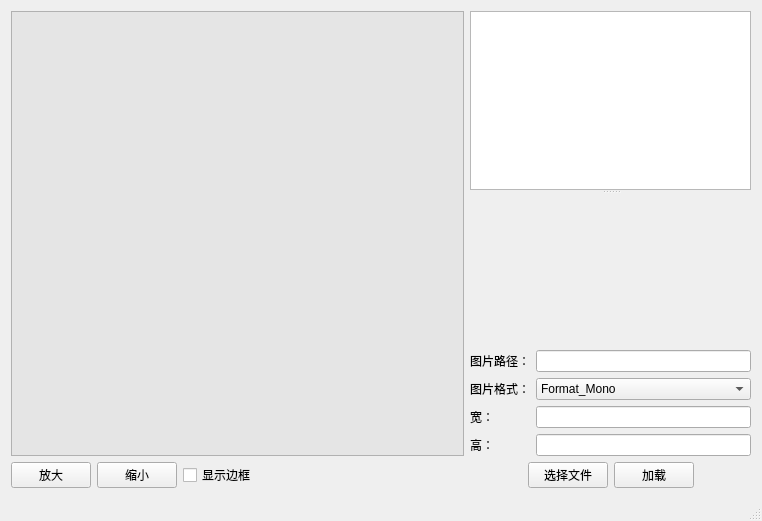
<?xml version="1.0" encoding="UTF-8"?>
<ui version="4.0">
 <class>MainWindow</class>
 <widget class="QMainWindow" name="MainWindow">
  <property name="geometry">
   <rect>
    <x>0</x>
    <y>0</y>
    <width>762</width>
    <height>521</height>
   </rect>
  </property>
  <property name="windowTitle">
   <string>MainWindow</string>
  </property>
  <widget class="QWidget" name="centralWidget">
   <layout class="QHBoxLayout" name="horizontalLayout_3" stretch="1,0">
    <item>
     <layout class="QVBoxLayout" name="verticalLayout">
      <item>
       <widget class="XYImageShower" name="show">
        <property name="sizePolicy">
         <sizepolicy hsizetype="Expanding" vsizetype="Expanding">
          <horstretch>0</horstretch>
          <verstretch>0</verstretch>
         </sizepolicy>
        </property>
        <property name="styleSheet">
         <string notr="true">background-color: rgb(229, 229, 229);</string>
        </property>
        <property name="frameShape">
         <enum>QFrame::StyledPanel</enum>
        </property>
        <property name="frameShadow">
         <enum>QFrame::Raised</enum>
        </property>
       </widget>
      </item>
      <item>
       <layout class="QHBoxLayout" name="horizontalLayout">
        <item>
         <widget class="QPushButton" name="pushButton">
          <property name="text">
           <string>放大</string>
          </property>
         </widget>
        </item>
        <item>
         <widget class="QPushButton" name="pushButton_2">
          <property name="text">
           <string>缩小</string>
          </property>
         </widget>
        </item>
        <item>
         <widget class="QCheckBox" name="checkBox">
          <property name="text">
           <string>显示边框</string>
          </property>
         </widget>
        </item>
        <item>
         <spacer name="horizontalSpacer">
          <property name="orientation">
           <enum>Qt::Horizontal</enum>
          </property>
          <property name="sizeHint" stdset="0">
           <size>
            <width>40</width>
            <height>20</height>
           </size>
          </property>
         </spacer>
        </item>
       </layout>
      </item>
     </layout>
    </item>
    <item>
     <layout class="QGridLayout" name="gridLayout">
      <item row="3" column="1">
       <widget class="QLineEdit" name="width">
        <property name="sizePolicy">
         <sizepolicy hsizetype="MinimumExpanding" vsizetype="Fixed">
          <horstretch>0</horstretch>
          <verstretch>0</verstretch>
         </sizepolicy>
        </property>
       </widget>
      </item>
      <item row="4" column="0">
       <widget class="QLabel" name="label_3">
        <property name="text">
         <string>高：</string>
        </property>
       </widget>
      </item>
      <item row="5" column="0" colspan="2">
       <layout class="QHBoxLayout" name="horizontalLayout_2">
        <item>
         <spacer name="horizontalSpacer_2">
          <property name="orientation">
           <enum>Qt::Horizontal</enum>
          </property>
          <property name="sizeHint" stdset="0">
           <size>
            <width>40</width>
            <height>20</height>
           </size>
          </property>
         </spacer>
        </item>
        <item>
         <widget class="QPushButton" name="pushButton_3">
          <property name="text">
           <string>选择文件</string>
          </property>
         </widget>
        </item>
        <item>
         <widget class="QPushButton" name="pushButton_4">
          <property name="text">
           <string>加载</string>
          </property>
         </widget>
        </item>
        <item>
         <spacer name="horizontalSpacer_3">
          <property name="orientation">
           <enum>Qt::Horizontal</enum>
          </property>
          <property name="sizeHint" stdset="0">
           <size>
            <width>40</width>
            <height>20</height>
           </size>
          </property>
         </spacer>
        </item>
       </layout>
      </item>
      <item row="1" column="1">
       <widget class="QLineEdit" name="imagepath"/>
      </item>
      <item row="2" column="0">
       <widget class="QLabel" name="label">
        <property name="text">
         <string>图片格式：</string>
        </property>
       </widget>
      </item>
      <item row="3" column="0">
       <widget class="QLabel" name="label_2">
        <property name="text">
         <string>宽：</string>
        </property>
       </widget>
      </item>
      <item row="2" column="1">
       <widget class="QComboBox" name="comboBox">
        <property name="sizePolicy">
         <sizepolicy hsizetype="MinimumExpanding" vsizetype="Fixed">
          <horstretch>0</horstretch>
          <verstretch>0</verstretch>
         </sizepolicy>
        </property>
        <item>
         <property name="text">
          <string>Format_Mono</string>
         </property>
        </item>
        <item>
         <property name="text">
          <string>Format_MonoLSB</string>
         </property>
        </item>
        <item>
         <property name="text">
          <string>Format_Indexed8</string>
         </property>
        </item>
        <item>
         <property name="text">
          <string>Format_RGB32</string>
         </property>
        </item>
        <item>
         <property name="text">
          <string>Format_ARGB32</string>
         </property>
        </item>
        <item>
         <property name="text">
          <string>Format_ARGB32_Premultiplied</string>
         </property>
        </item>
        <item>
         <property name="text">
          <string>Format_RGB16</string>
         </property>
        </item>
        <item>
         <property name="text">
          <string>Format_ARGB8565_Premultiplied</string>
         </property>
        </item>
        <item>
         <property name="text">
          <string>Format_RGB666</string>
         </property>
        </item>
        <item>
         <property name="text">
          <string>Format_ARGB6666_Premultiplied</string>
         </property>
        </item>
        <item>
         <property name="text">
          <string>Format_RGB555</string>
         </property>
        </item>
        <item>
         <property name="text">
          <string>Format_ARGB8555_Premultiplied</string>
         </property>
        </item>
        <item>
         <property name="text">
          <string>Format_RGB888</string>
         </property>
        </item>
        <item>
         <property name="text">
          <string>Format_RGB444</string>
         </property>
        </item>
        <item>
         <property name="text">
          <string>Format_ARGB4444_Premultiplied</string>
         </property>
        </item>
        <item>
         <property name="text">
          <string>Format_RGBX8888</string>
         </property>
        </item>
        <item>
         <property name="text">
          <string>Format_RGBA8888</string>
         </property>
        </item>
        <item>
         <property name="text">
          <string>Format_RGBA8888_Premultiplied</string>
         </property>
        </item>
        <item>
         <property name="text">
          <string>Format_BGR30</string>
         </property>
        </item>
        <item>
         <property name="text">
          <string>Format_A2BGR30_Premultiplied</string>
         </property>
        </item>
        <item>
         <property name="text">
          <string>Format_RGB30</string>
         </property>
        </item>
        <item>
         <property name="text">
          <string>Format_A2RGB30_Premultiplied</string>
         </property>
        </item>
        <item>
         <property name="text">
          <string>Format_Alpha8</string>
         </property>
        </item>
        <item>
         <property name="text">
          <string>Format_Grayscale8</string>
         </property>
        </item>
       </widget>
      </item>
      <item row="1" column="0">
       <widget class="QLabel" name="label_4">
        <property name="text">
         <string>图片路径：</string>
        </property>
       </widget>
      </item>
      <item row="0" column="0" colspan="2">
       <widget class="QSplitter" name="splitter">
        <property name="orientation">
         <enum>Qt::Vertical</enum>
        </property>
        <widget class="QTextEdit" name="textEdit">
         <property name="readOnly">
          <bool>true</bool>
         </property>
        </widget>
        <widget class="XYImageContainer" name="contain" native="true">
         <property name="minimumSize">
          <size>
           <width>0</width>
           <height>150</height>
          </size>
         </property>
        </widget>
       </widget>
      </item>
      <item row="4" column="1">
       <widget class="QLineEdit" name="height">
        <property name="sizePolicy">
         <sizepolicy hsizetype="MinimumExpanding" vsizetype="Fixed">
          <horstretch>0</horstretch>
          <verstretch>0</verstretch>
         </sizepolicy>
        </property>
       </widget>
      </item>
     </layout>
    </item>
   </layout>
  </widget>
  <widget class="QMenuBar" name="menuBar">
   <property name="geometry">
    <rect>
     <x>0</x>
     <y>0</y>
     <width>762</width>
     <height>23</height>
    </rect>
   </property>
  </widget>
  <widget class="QStatusBar" name="statusBar"/>
 </widget>
 <layoutdefault spacing="6" margin="11"/>
 <customwidgets>
  <customwidget>
   <class>XYImageShower</class>
   <extends>QFrame</extends>
   <header>xyimageshower.h</header>
   <container>1</container>
  </customwidget>
  <customwidget>
   <class>XYImageContainer</class>
   <extends>QWidget</extends>
   <header>xyimagecontainer.h</header>
   <container>1</container>
  </customwidget>
 </customwidgets>
 <resources/>
 <connections/>
</ui>
